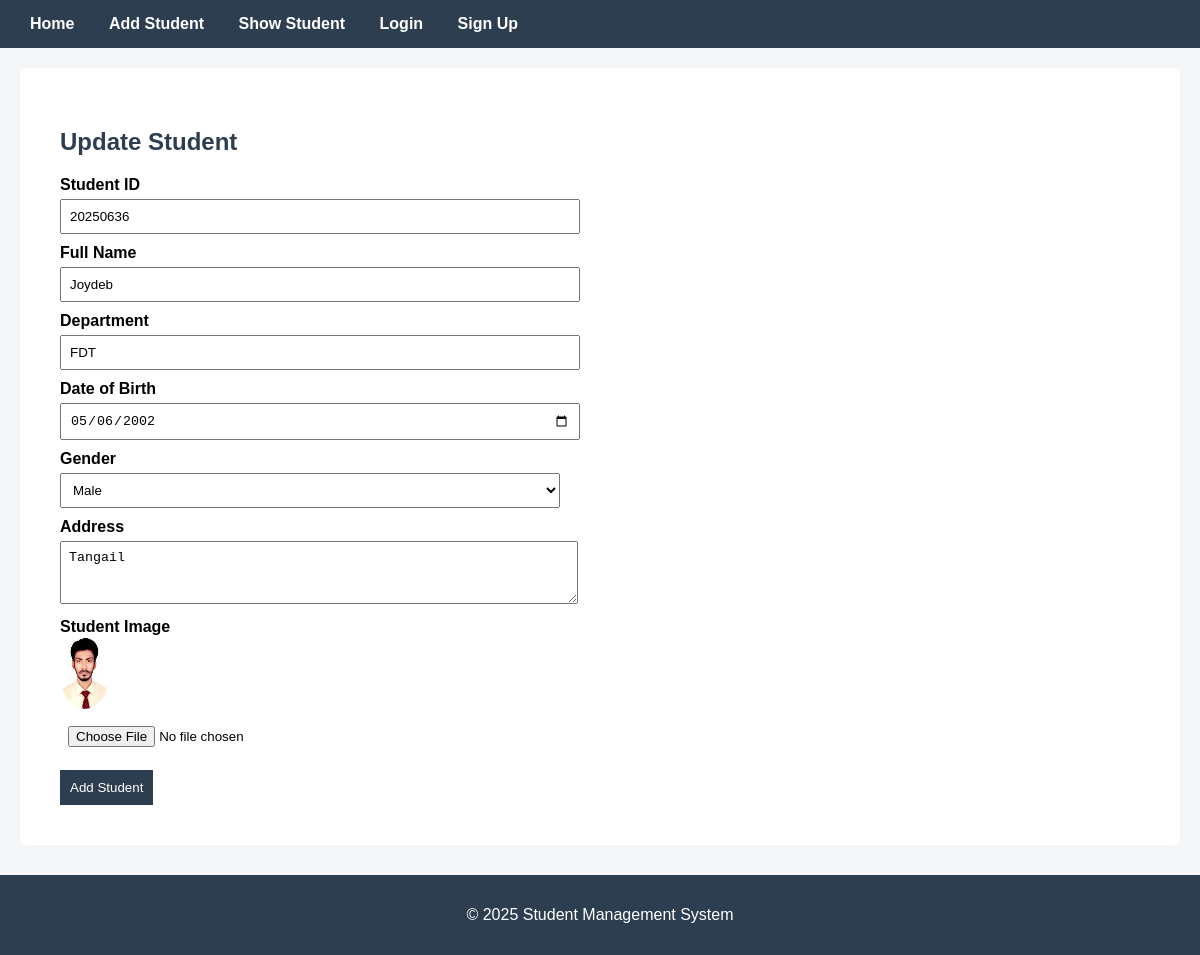
/update_student/3, run on the app's committed database.
### student_app/models.py (models this page shows, shortened)
class Student(models.Model):
    student_id = models.IntegerField()
    full_name = models.CharField()
    department = models.CharField()
    dob = models.DateField()
    gender = models.CharField()
    address = models.CharField()
    image = models.ImageField(upload_to='student_app', null=True, blank=True)
    created_at = models.DateTimeField(auto_now_add=True)

### student_app/views.py (the view, shortened to what this page needs)
# urls.py: path('update_student/<int:id>', views.update_student, name= 'update_student'),
def update_student(request, id):
    student = get_object_or_404(Student, id = id)
    context = {
        'student' : student
    }
    return render(request, 'student/update_student.html', context)

### student_app/templates/student/update_student.html (shortened to what this page needs)
{% extends "base.html" %}
{% block content %}
<section id="add">
    <h2>Update Student</h2>
    <form enctype="multipart/form-data" method = "POST">
        <label>Student ID</label>
        <input type="text" Name= "student_id" value="{{student.student_id}}">
        <label>Full Name</label>
        <input type="text" Name= "full_name" value="{{student.full_name}}">
        <label>Department</label>
        <input type="text" Name= "department" value="{{student.department}}">
        <label>Date of Birth</label>
        <input type="date" Name= "dob" value="{{student.dob| date:'Y-m-d'}}">
       <label>Gender</label>
        <select name="gender">
            <option value="male" {% if student.gender|lower == "male" %}selected{% endif %}>
                Male
            </option>
        </select>
        <label>Address</label>
        <textarea rows="3" Name= "address">{{student.address}}</textarea>
        <label>Student Image</label>
        {% if student.image %}
         <img src="{{ student.image.url }}" width="50">
        {% endif %}
        <input type="file" Name= "image" >
        <button type="submit">Add Student</button>
    </form>
</section>
{% endblock content %}

### student_app/static/student_app/css/style.css (style rules this page uses)
body { margin: 0; font-family: Arial, sans-serif; background: #f4f6f8; }
section { padding: 40px; background: white; margin: 20px; border-radius: 8px; }
h2 { margin-bottom: 20px; color: #2c3e50; }
form { max-width: 500px; }
label { display: block; margin-top: 10px; font-weight: bold; }
input, textarea, select { width: 100%; padding: 8px; margin-top: 5px; }
button { margin-top: 15px; padding: 10px; background: #2c3e50; color: white; border: none; cursor: pointer; }
img { border-radius: 50%; }

### data on the page
Student: student_id "20250636", full_name "Joydeb", department "FDT", dob "05/06/2002", gender "Male", address "Tangail", image (picture)
